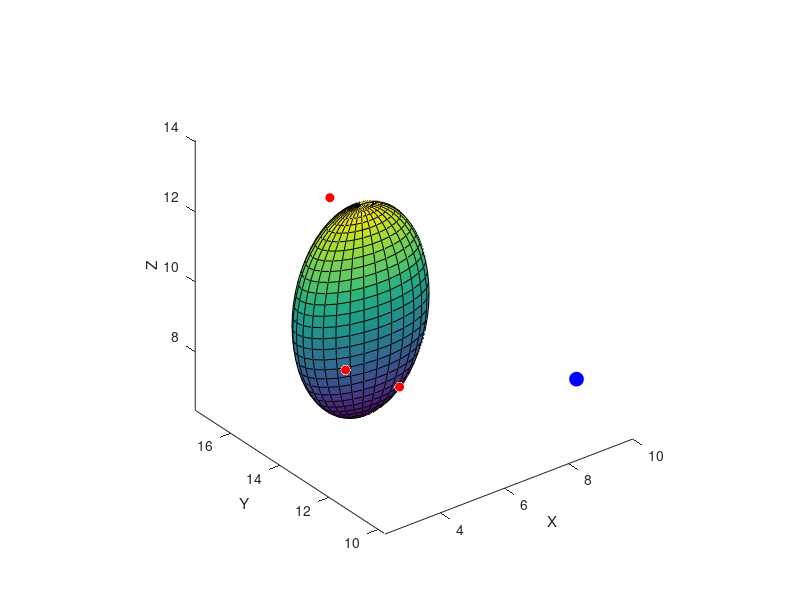

Write MATLAB code to recreate this figure. (Note: this script raises an error after producing the figure.)
load data2.mat
Target=[10,12,7];
plot3(Target(1),Target(2),Target(3),'bo','MarkerSize',10,'MarkerFaceColor','b')
hold on
h1=plot3(xx,yy,zz,'ro','MarkerFace','r');hold on;xlabel('X');ylabel('Y');zlabel('Z');hold on
plot3(mean(xx),mean(yy),mean(zz),'og','MarkerSize',10,'MarkerFace','g')
axis equal
% 1. Absolute Constant Error:
%    Calculate the average distance from the target
% 2. Constant Error:
%    Estimate the systematic shift from the target
%    by calculating the distance between the target and
%    the center of the cloud
% 3. Variable Error:
%    Estimate the consistency or reaching by
%    calculating the standard deviations of X, Y and Z coordinates
%    of the circles, and then calculating the square root of sum of squares of
%    these three STDs
%4.  Plot a sphere centered at the center of the cloud, with the radius 
%    equal to the square root of the sum of squares of std(x), std(y), and std(z). 
%5.  Plot an ellipsoid, rotate it using the first two eigenvectors 
%    from the matrix COEFF in the PCA output 
%Bonus: 
%    Scale the axes of the ellipsoid using the eigenvalues provided by the PCA output

[x, y, z] = ellipsoid(mean(xx),mean(yy),mean(zz),2,1,3,30);
h3=surf(x, y, z);
h3.FaceAlpha=.01;
set(h3,'LineStyle',':');
axis equal,grid on;view([0 0 1]);

%First eigenvector:
data=[xx-mean(xx);yy-mean(yy);zz-mean(zz)];data=data';
[COEFF, SCORE, LATENT, TSQUARED, EXPLAINED] = pca(data);
line([mean(xx) (mean(xx)+5*COEFF(1,1))],[mean(yy) (mean(yy)+5*COEFF(1,2))],[mean(zz) (mean(zz)+5*COEFF(1,3))],'LineWidth',3)
line([mean(xx) mean(xx)+5],[mean(yy) mean(yy)],[mean(zz) mean(zz)],'LineWidth',3)
alpha=atand(COEFF(1,2)/COEFF(1,1))
rotate(h3,[0 0 1],alpha,[mean(xx) mean(yy) mean(zz)])
beta=atand(COEFF(1,1)/COEFF(1,3))
rotate(h3,[0 1 0],beta,[mean(xx) mean(yy) mean(zz)])

%Second eigenvector: